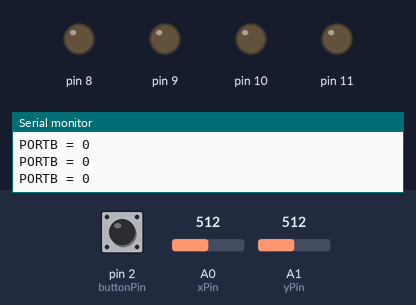
Recording of a sketch running on a simulated Arduino Uno, built with avr-gcc and run on an emulated ATmega328P. On the bench: output pins drawn as LEDs (lit = HIGH), the last lines printed to the serial monitor. Inputs (shaded band) come from the test bench; at power-on: A0 (xPin) = 512, pin 2 (buttonPin) HIGH, A1 (yPin) = 512.

Above: at 1.3 s.
1.4 s: A0 (xPin) set to 0
At 2.6 s:
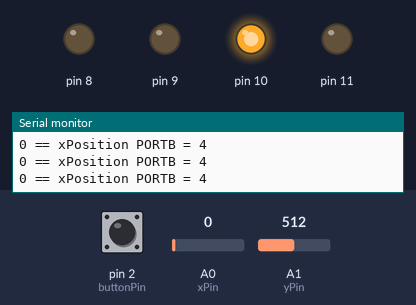
3.0 s: pin 2 (buttonPin) pulled LOW for 0.6 s
At 3.8 s:
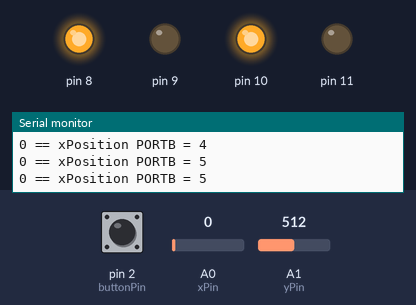
5.5 s: A0 (xPin) set to 1023
At 6.7 s:
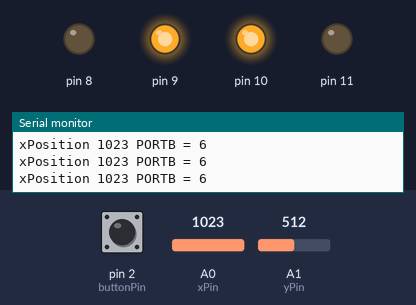
7.0 s: A1 (yPin) set to 0
At 8.2 s:
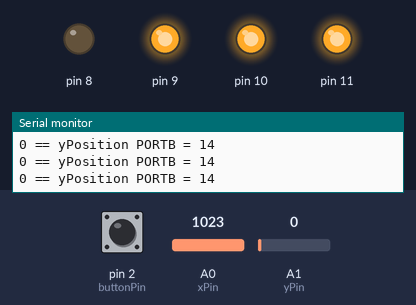
8.5 s: pin 2 (buttonPin) pulled LOW for 1 s
At 9.3 s:
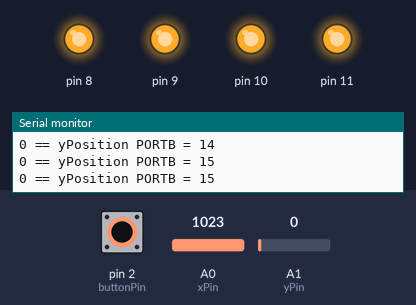
11.0 s: pin 2 (buttonPin) pulled LOW for 3.2 s
At 15.4 s:
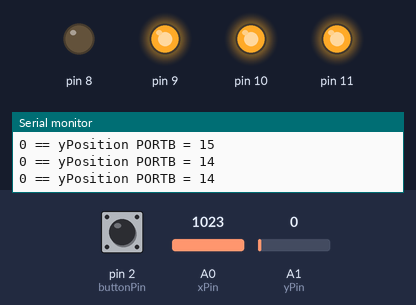
Timing chart, 0 to 16.9 s (numbered marks = the images above; inputs shaded):
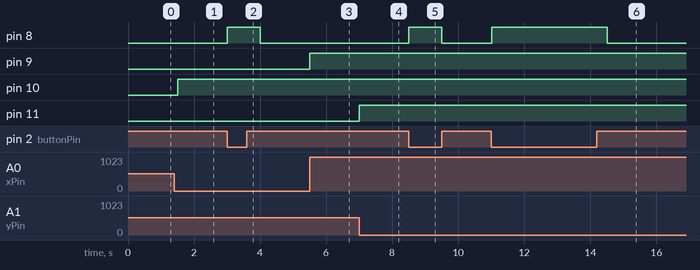

Measured:
- after the input at 1.4 s, pin 10: LOW → HIGH after 0.10 s
- after the input at 3.0 s, pin 8: LOW → HIGH at once, → LOW 1.0 s later
- after the input at 5.5 s, pin 9: LOW → HIGH at once
- after the input at 7.0 s, pin 11: LOW → HIGH at once
- after the input at 8.5 s, pin 8: LOW → HIGH at once, → LOW 1.0 s later
- after the input at 11.0 s, pin 8: LOW → HIGH at once, → LOW 3.5 s later

The sketch:

joystick_registers.ino
```cpp
const int xPin = A0;
const int yPin = A1;
const int buttonPin = 2;
//const int buzzerPin = 8;
//const int redColPin = 9;
//const int greenColPin = 10;
//const int blueColPin = 11;

static volatile int xPosition = 0;
static volatile int yPosition = 0;
static volatile int buttonState = 0;

void setup() {
  // initialize serial communications at 9600 bps:
  Serial.begin(9600);

  pinMode(xPin, INPUT);
  pinMode(yPin, INPUT);
//  pinMode(buzzerPin, OUTPUT); // PD
  DDRB |= (1<<DDB0); // set the PB1 port direction to output
  PORTB &= ~(1<<PB0); // set the default value of the PB0 output to 0
//  pinMode(redColPin, OUTPUT);
  DDRB |= (1<<DDB1); // set the PB1 port direction to output
  PORTB &= ~(1<<PB1); // set the default value of the PB1 output to 0
//  pinMode(greenColPin, OUTPUT);
  DDRB |= (1<<DDB2); // set the PB2 port direction to output
  PORTB &= ~(1<<PB2); // set the default value of the PB2 output to 0
//  pinMode(blueColPin, OUTPUT); // Blue wire is connected to pin11 - connected to PB3
  DDRB |= (1<<DDB3); // set the PB3 port direction to output
  PORTB &= ~(1<<PB3); // set the default value of the PB3 output to 0
  Serial.print("PORTB = ");
  Serial.println(PORTB);

  //activate pull-up resistor on the push-button pin
//  pinMode(buttonPin, INPUT_PULLUP);
  DDRD &= (1<<DDD2); // set the PD2 port direction to input
  PORTD |= (1<<PD2); // pull up resistor is activated for the button
}

void loop() {
  xPosition = analogRead(xPin);
  yPosition = analogRead(yPin);

  buttonState = (PIND &  _BV(PD2)) >> PD2;

//  Serial.print("X: ");
//  Serial.print(xPosition);
//  Serial.print(" | Y: ");
//  Serial.print(yPosition);
//  Serial.print(" | Button: ");
//  Serial.println(buttonState);

  if ( 0 == buttonState )
  {
    // beep
    PORTB =  _BV(PB0) | PORTB; // set pin to 1
  }
  else
  {
    PORTB = ~_BV(PB0) & PORTB; // set pin to 0
  }

  if ( 0 == xPosition )
  {
    // beep
    PORTB = _BV(PB2) | PORTB; // set pin to 1
    Serial.print("0 == xPosition PORTB = ");
    Serial.println(PORTB);
  }
  else if ( 0 == yPosition )
  {
    PORTB = _BV(PB3) | PORTB; // set pin to 1
    Serial.print("0 == yPosition PORTB = ");
    Serial.println(PORTB);
  }
  else if (1023 <= yPosition)
  {
    PORTB = _BV(PB1) | PORTB; // set pin to 1
    Serial.print("xPosition 1023 PORTB = ");
    Serial.println(PORTB);
  }
  else if (1023 <= xPosition)
  {
    PORTB = _BV(PB1) | PORTB; // set pin to 1
    Serial.print("xPosition 1023 PORTB = ");
    Serial.println(PORTB);
  }
  else
  {
    PORTB = ~_BV(PB1) & PORTB; // set pin to 0
    PORTB = ~_BV(PB2) & PORTB; // set pin to 0
    PORTB = ~_BV(PB3) & PORTB; // set pin to 0
    Serial.print("PORTB = ");
    Serial.println(PORTB);
  }

  delay(500); // add some delay between reads
}
```
